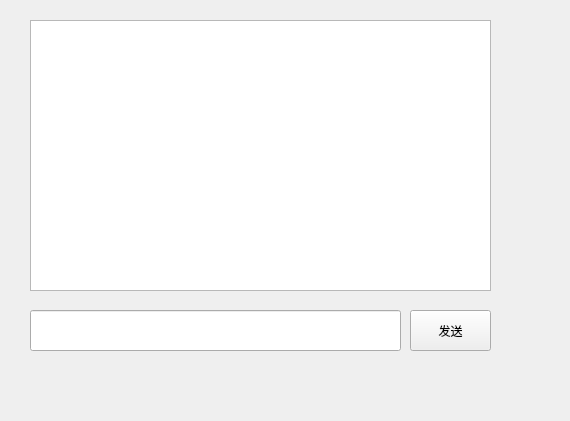
<?xml version="1.0" encoding="UTF-8"?>
<ui version="4.0">
 <class>Widget</class>
 <widget class="QWidget" name="Widget">
  <property name="geometry">
   <rect>
    <x>0</x>
    <y>0</y>
    <width>570</width>
    <height>421</height>
   </rect>
  </property>
  <property name="windowTitle">
   <string>Widget</string>
  </property>
  <widget class="QPlainTextEdit" name="plainTextEdit">
   <property name="geometry">
    <rect>
     <x>30</x>
     <y>20</y>
     <width>461</width>
     <height>271</height>
    </rect>
   </property>
  </widget>
  <widget class="QLineEdit" name="lineEdit">
   <property name="geometry">
    <rect>
     <x>30</x>
     <y>310</y>
     <width>371</width>
     <height>41</height>
    </rect>
   </property>
  </widget>
  <widget class="QPushButton" name="pushButton">
   <property name="geometry">
    <rect>
     <x>410</x>
     <y>310</y>
     <width>81</width>
     <height>41</height>
    </rect>
   </property>
   <property name="text">
    <string>发送</string>
   </property>
  </widget>
 </widget>
 <resources/>
 <connections/>
</ui>
